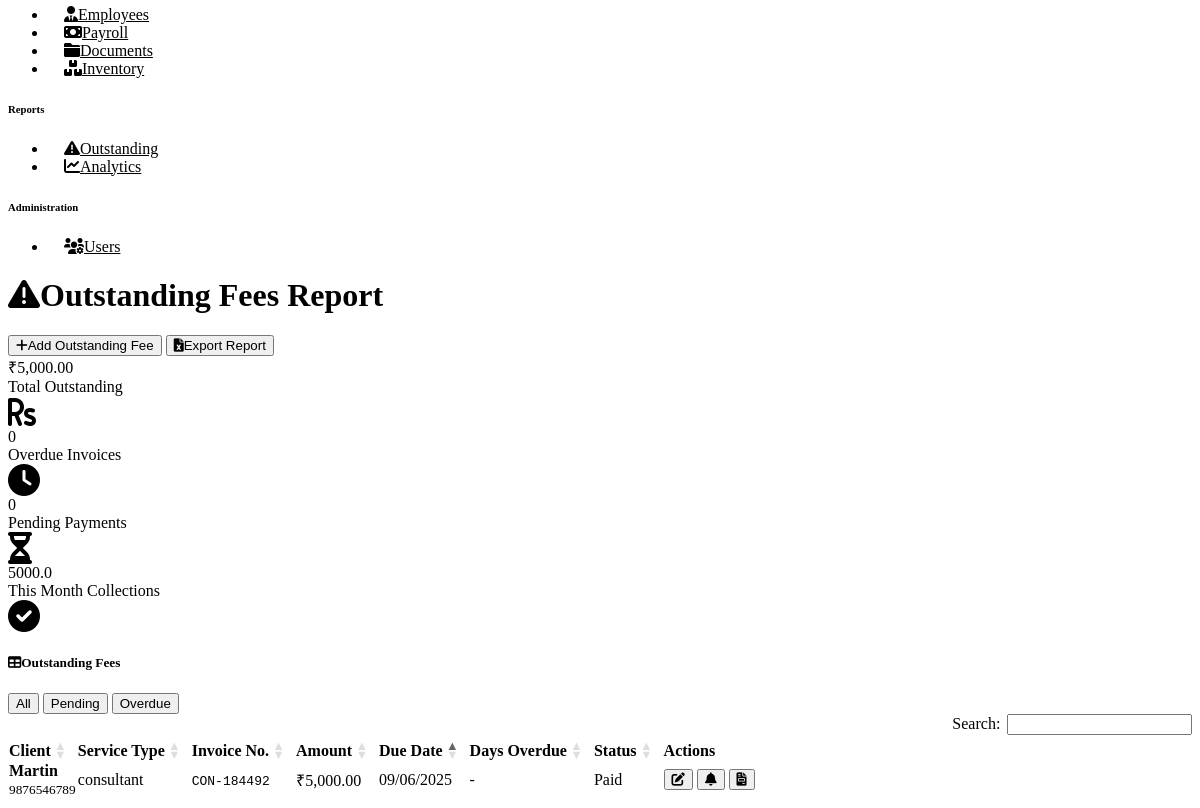
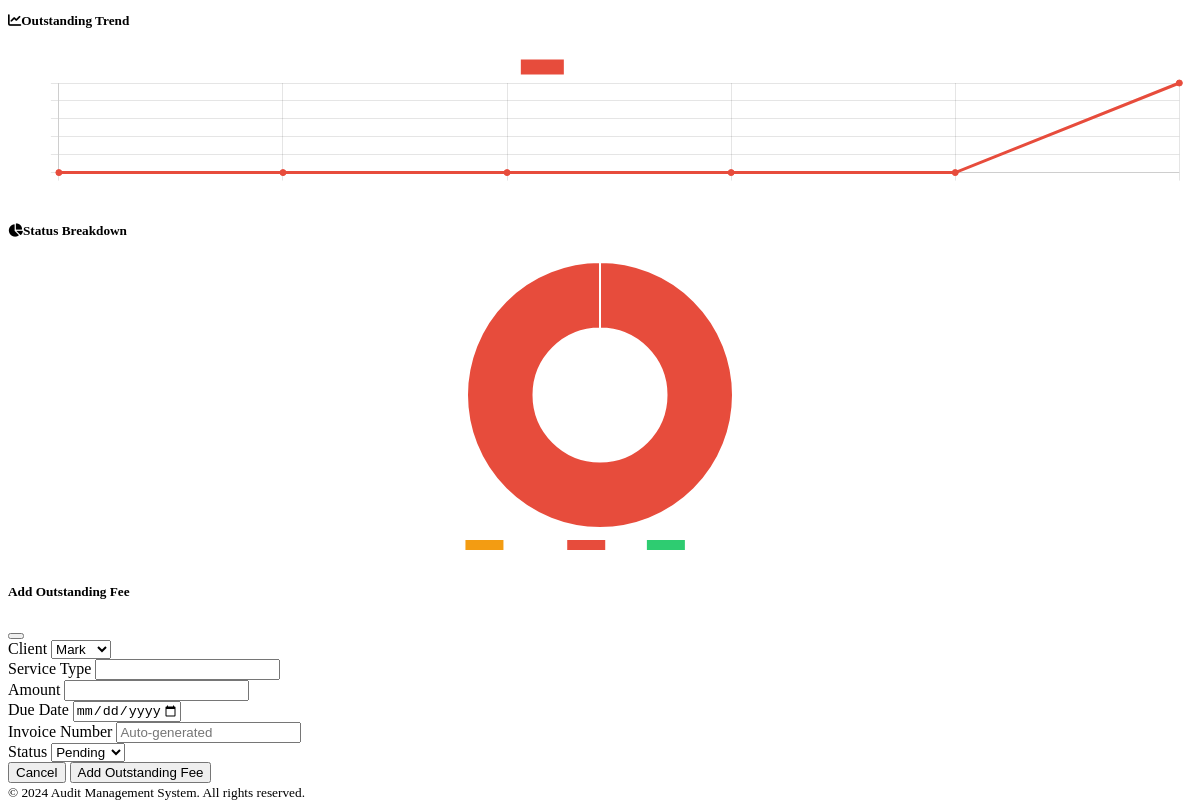
The page /reports/outstanding (signed in, lower part) on the database as committed earlier (2 pictures, top to bottom).
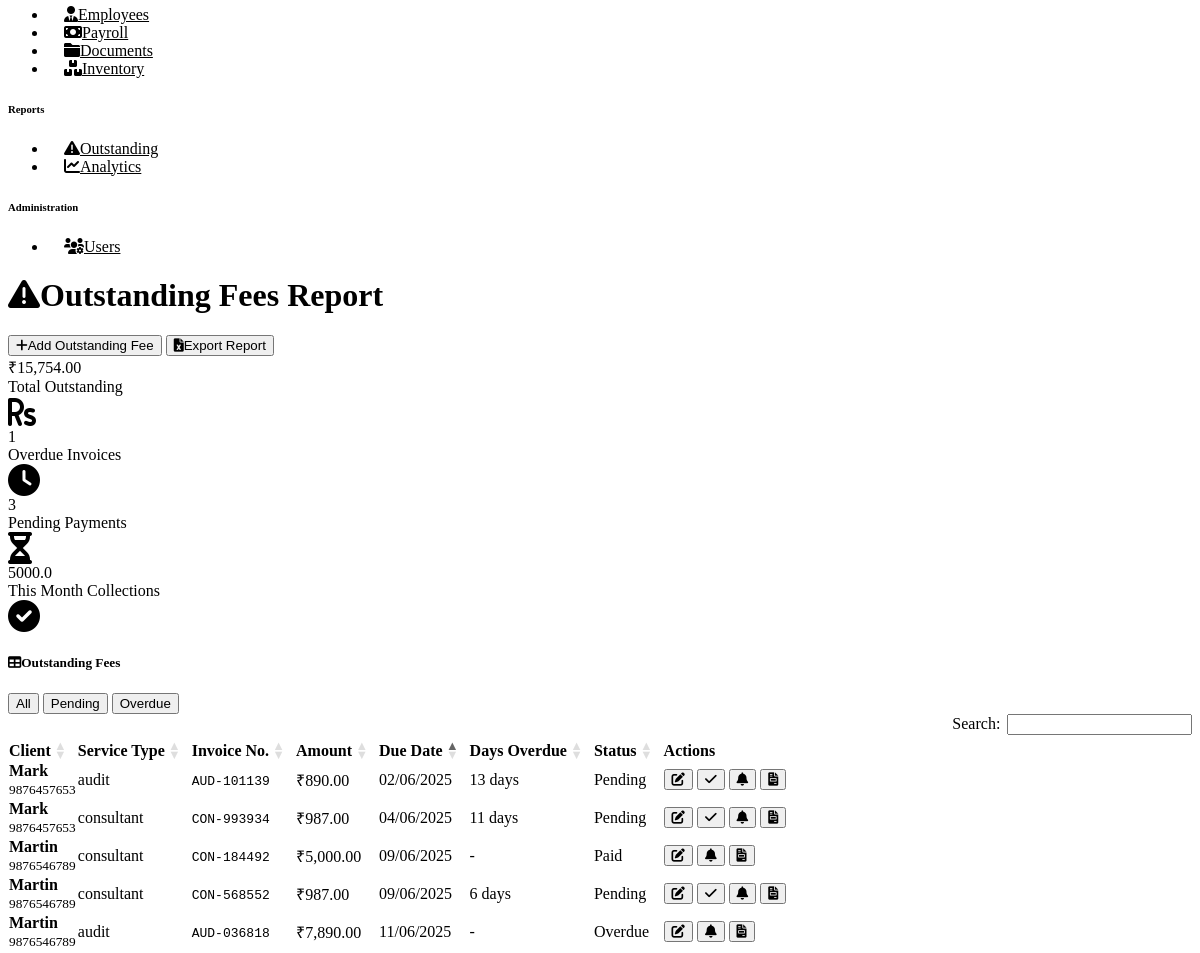
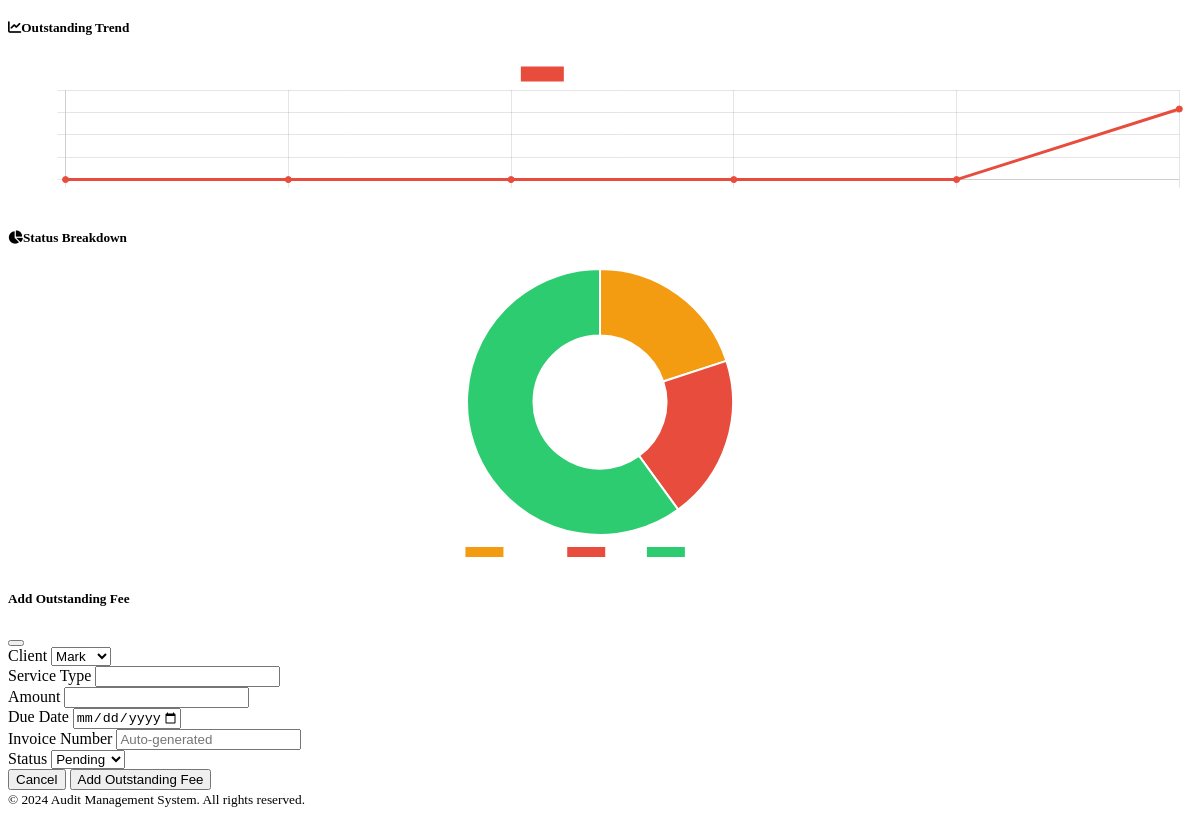
The same page on the database as committed later (2 pictures, top to bottom).
### models.py (models this page shows)
class OutstandingFee(db.Model):
    __tablename__ = 'outstanding_fees'
    id = Column(Integer, primary_key=True)
    client_id = Column(Integer, ForeignKey('clients.id'), nullable=False)
    service_type = Column(String(100), nullable=False)
    amount = Column(Float, nullable=False)
    due_date = Column(Date)
    status = Column(String(20), default='Pending')  # Pending, Paid, Overdue
    invoice_number = Column(String(50))
    created_at = Column(DateTime, default=datetime.utcnow)
    created_by = Column(Integer, ForeignKey('users.id'))

class Client(db.Model):
    __tablename__ = 'clients'
    id = Column(Integer, primary_key=True)
    name = Column(String(200), nullable=False)
    pan = Column(String(10), unique=True)
    gstin = Column(String(15))
    email = Column(String(120))
    phone = Column(String(15))
    address = Column(Text)
    date_of_birth = Column(Date)
    incorporation_date = Column(Date)
    client_type = Column(String(50))  # Individual, Company, Partnership, etc.
    status = Column(String(20), default='Active')
    created_at = Column(DateTime, default=datetime.utcnow)
    created_by = Column(Integer, ForeignKey('users.id'))
    income_tax_returns = relationship('IncomeTaxReturn', backref='client', lazy='dynamic')
    tds_returns = relationship('TDSReturn', backref='client', lazy='dynamic')
    gst_returns = relationship('GSTReturn', backref='client', lazy='dynamic')
    documents = relationship('Document', backref='client', lazy='dynamic')
    outstanding_fees = relationship('OutstandingFee', backref='client', lazy='dynamic')
    cma_reports = relationship('CMAReport', backref='client', lazy='dynamic')

### routes.py (the view)
@main_bp.route('/reports/outstanding')
@login_required
def outstanding_reports():
    page = request.args.get('page', 1, type=int)
    outstanding_pagination = OutstandingFee.query.join(Client, Client.id == OutstandingFee.client_id).order_by(OutstandingFee.due_date).paginate(
        page=page, per_page=20, error_out=False
    )
    today = date.today()
    month = today.month
    year = today.year
    pending_count = OutstandingFee.query.filter_by(status='Pending').count()
    this_month_collection = db.session.query(func.sum(OutstandingFee.amount)) \
        .filter_by(status='Paid') \
        .filter(extract('month', OutstandingFee.created_at) == month) \
        .filter(extract('year', OutstandingFee.created_at) == year) \
        .scalar() or 0
    total_outstanding = db.session.query(func.sum(OutstandingFee.amount)).scalar() or 0
    overdue_count = OutstandingFee.query.filter(
        OutstandingFee.status == 'Overdue',
        OutstandingFee.due_date < date.today()
    ).count()
    form = OutstandingFeeForm()
    form.client_id.choices = [(c.id, c.name) for c in Client.query.filter_by(status='Active').all()]
    trend_data = OrderedDict()
    for i in range(5, -1, -1):  # last 6 months
        month_date = today - timedelta(days=i*30)
        key = month_abbr[month_date.month]
        total = db.session.query(func.sum(OutstandingFee.amount)).filter(
            extract('month', OutstandingFee.created_at) == month_date.month,
            extract('year', OutstandingFee.created_at) == month_date.year
        ).scalar() or 0
        trend_data[key] = total
    status_data = {
        'Pending': OutstandingFee.query.filter_by(status='Pending').count(),
        'Overdue': OutstandingFee.query.filter_by(status='Overdue').count(),
        'Paid': OutstandingFee.query.filter_by(status='Paid').count()
    }
    return render_template('reports/outstanding.html',
                        form=form,
                        outstanding=outstanding_pagination,
                        total_outstanding=total_outstanding,
                        overdue_count=overdue_count,
                        pending_count=pending_count,
                        today=today,
                        this_month_collection=this_month_collection,
                        trend_data=list(trend_data.values()),
                        trend_labels=list(trend_data.keys()),
                        status_data=status_data)

### forms.py
class OutstandingFeeForm(FlaskForm):
    client_id = SelectField('Client', coerce=int, validators=[DataRequired()])
    service_type = StringField('Service Type', validators=[DataRequired(), Length(max=100)])
    amount = FloatField('Amount', validators=[DataRequired(), NumberRange(min=0)])
    due_date = DateField('Due Date', validators=[Optional()])
    status = SelectField('Status', choices=[
        ('Pending', 'Pending'),
        ('Paid', 'Paid'),
        ('Overdue', 'Overdue')
    ], default='Pending')
    invoice_number = StringField('Invoice Number', validators=[Optional(), Length(max=50)])

### app.py (called while the page is built)
@login_manager.user_loader
def load_user(user_id):
    from models import User
    return User.query.get(int(user_id))

### templates/reports/outstanding.html (shortened to what the changed rows need)
{% extends "base.html" %}
{% block content %}
<div class="container-fluid">
    <div class="d-flex justify-content-between align-items-center mb-4">
        <h1 class="h3">
            <i class="fas fa-exclamation-triangle me-2"></i>Outstanding Fees Report
        </h1>
    </div>
    <div class="row mb-4">
        <div class="col-xl-3 col-md-6 mb-3">
            <div class="card bg-danger text-white">
                <div class="card-body">
                    <div class="d-flex justify-content-between">
                        <div>
                            <div class="h4 mb-0">₹{{ "{:,.2f}".format(total_outstanding or 0) }}</div>
                            <div class="small">Total Outstanding</div>
                        </div>
                    </div>
                </div>
            </div>
        </div>
        <div class="col-xl-3 col-md-6 mb-3">
            <div class="card bg-warning text-white">
                <div class="card-body">
                    <div class="d-flex justify-content-between">
                        <div>
                            <div class="h4 mb-0">{{ overdue_count or 0 }}</div>
                            <div class="small">Overdue Invoices</div>
                        </div>
                    </div>
                </div>
            </div>
        </div>
        <div class="col-xl-3 col-md-6 mb-3">
            <div class="card bg-info text-white">
                <div class="card-body">
                    <div class="d-flex justify-content-between">
                        <div>
                            <div class="h4 mb-0">{{ pending_count or 0 }}</div>
                            <div class="small">Pending Payments</div>
                        </div>
                    </div>
                </div>
            </div>
        </div>
    </div>
    {% if outstanding and outstanding.items %}
        <div class="card">
            <div class="card-body">
                <div class="table-responsive">
                    <table class="table table-striped" id="outstandingTable">
                        <thead>
                            <tr>
                                <th>Client</th>
                                <th>Service Type</th>
                                <th>Invoice No.</th>
                                <th>Amount</th>
                                <th>Due Date</th>
                                <th>Days Overdue</th>
                                <th>Status</th>
                                <th>Actions</th>
                            </tr>
                        </thead>
                        <tbody>
                            {% for fee in outstanding.items %}
                                <tr class="{{ 'table-danger' if fee.due_date and fee.due_date < today and fee.status == 'Pending' else '' }}">
                                    <td>
                                        <strong>{{ fee.client.name }}</strong>
                                        {% if fee.client.phone %}
                                            <br><small class="fw-bold">{{ fee.client.phone }}</small>
                                        {% endif %}
                                    </td>
                                    <td>{{ fee.service_type }}</td>
                                    <td>
                                        {% if fee.invoice_number %}
                                            <code>{{ fee.invoice_number }}</code>
                                        {% else %}
                                            <span class="text-muted">-</span>
                                        {% endif %}
                                    </td>
                                    <td class="fw-bold">₹{{ "{:,.2f}".format(fee.amount) }}</td>
                                    <td>
                                        {% if fee.due_date %}
                                            {{ fee.due_date.strftime('%d/%m/%Y') }}
                                        {% else %}
                                            <span class="text-muted">-</span>
                                        {% endif %}
                                    </td>
                                    <td>
                                        {% if fee.due_date and fee.status == 'Pending' %}
                                            {% set days_diff = (today - fee.due_date).days %}
                                            {% if days_diff > 0 %}
                                                <span class="badge bg-danger">{{ days_diff }} days</span>
                                            {% elif days_diff == 0 %}
                                                <span class="badge bg-warning">Due Today</span>
                                            {% else %}
                                                <span class="badge bg-success">{{ -days_diff }} days left</span>
                                            {% endif %}
                                        {% else %}
                                            <span class="text-muted">-</span>
                                        {% endif %}
                                    </td>
                                    <td>
                                        <span class="badge bg-{{ 'success' if fee.status == 'Paid' else 'danger' if fee.status == 'Overdue' else 'warning' }}">
                                            {{ fee.status }}
                                        </span>
                                    </td>
                                    <td>
                                        <div class="btn-group btn-group-sm">
                                            <button class="btn btn-outline-primary" title="Edit"
                                                    onclick="editOutstanding({{ fee.id }})">
                                                <i class="fas fa-edit"></i>
                                            </button>
                                            {% if fee.status == 'Pending' %}
                                                <button class="btn btn-outline-success" title="Mark as Paid"
                                                        onclick="markAsPaid({{ fee.id }})">
                                                    <i class="fas fa-check"></i>
                                                </button>
                                            {% endif %}
                                            <button class="btn btn-outline-info" title="Send Reminder"
                                                    onclick="sendReminder({{ fee.id }})">
                                                <i class="fas fa-bell"></i>
                                            </button>
                                            <button class="btn btn-outline-secondary" title="Generate Invoice"
                                                    onclick="generateInvoice({{ fee.id }})">
                                                <i class="fas fa-file-invoice"></i>
                                            </button>
                                        </div>
                                    </td>
                                </tr>
                            {% endfor %}
                        </tbody>
                    </table>
                </div>
            </div>
        </div>
    {% endif %}
    <div class="row mt-4">
        <div class="col-md-8">
            <div class="card">
                <div class="card-body">
                    <canvas id="outstandingTrendChart" style="background-color: transparent;"></canvas>
                </div>
            </div>
        </div>
        <div class="col-md-4">
            <div class="card">
                <div class="card-body">
                    <canvas id="statusBreakdownChart" style="background-color: transparent;"></canvas>
                </div>
            </div>
        </div>
    </div>
</div>
{% endblock %}

Rows that differ between the two databases and show on the page:
added OutstandingFee: client.name "Mark", client.phone "9876457653", service_type "audit", invoice_number "AUD-101139", amount "890.00", due_date "02/06/2025", status "Pending"
added OutstandingFee: client.name "Mark", client.phone "9876457653", service_type "consultant", invoice_number "CON-993934", amount "987.00", due_date "04/06/2025", status "Pending"
added OutstandingFee: client.name "Martin", client.phone "9876546789", service_type "consultant", invoice_number "CON-568552", amount "987.00", due_date "09/06/2025", status "Pending"
added OutstandingFee: client.name "Martin", client.phone "9876546789", service_type "audit", invoice_number "AUD-036818", amount "7,890.00", due_date "11/06/2025", status "Overdue"
Other text that changed with them:
{{ "{:,.2f}".format(total_outstanding or 0) }}: "5,000.00" → "15,754.00"
{{ overdue_count or 0 }}: "0" → "1"
{{ pending_count or 0 }}: "0" → "3"
chart data {{ trend_data | tojson | safe }}: [0, 0, 0, 0, 0, 5000.0] → [0, 0, 0, 0, 0, 15754.0]
chart data {{ status_data | tojson | safe }}: {"Overdue": 0, "Paid": 1, "Pending": 0} → {"Overdue": 1, "Paid": 1, "Pending": 3}
